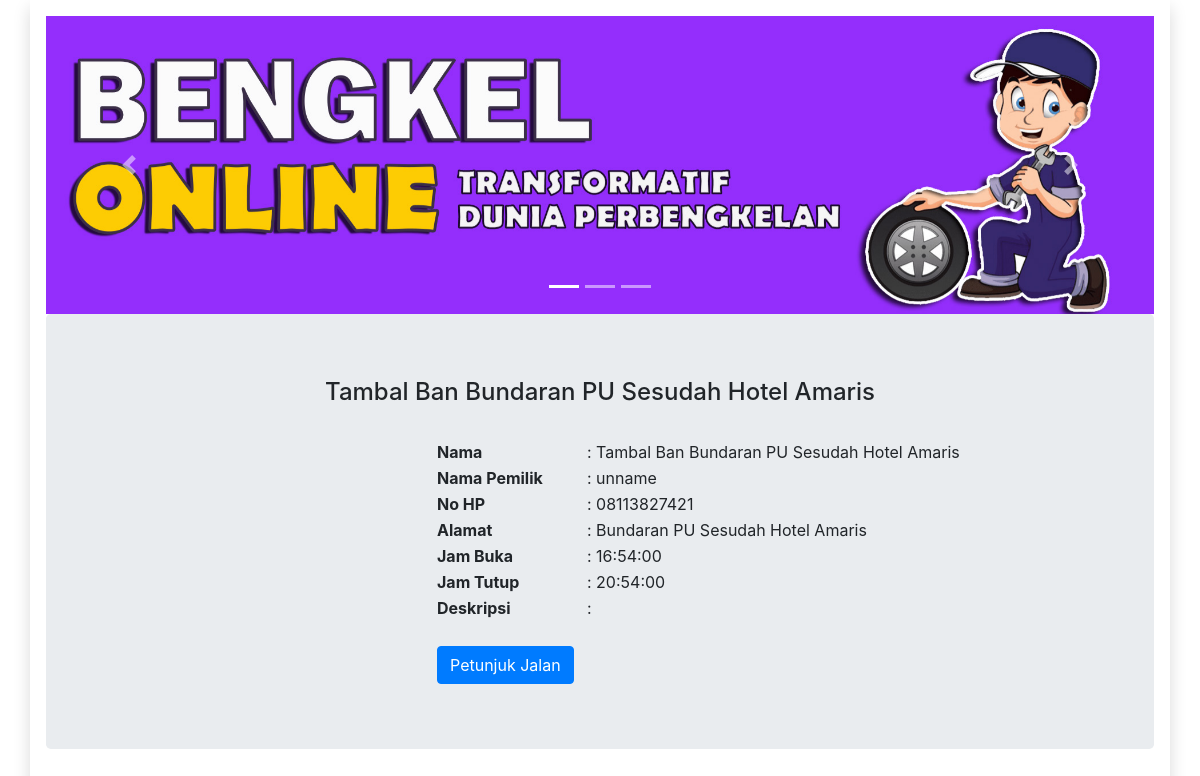
The page /detail_bengkel.php?id=5 on the database its author committed.
### tables this page shows
CREATE TABLE `bengkel` (
  `id_bengkel` int(6) NOT NULL,
  `image` varchar(100) NOT NULL,
  `nama_bengkel` text NOT NULL,
  `nama_pemilik` text NOT NULL,
  `no_hp` varchar(15) NOT NULL,
  `alamat` text NOT NULL,
  `jam_buka` time NOT NULL,
  `jam_tutup` time NOT NULL
);

### detail_bengkel.php (the view, shortened to what this page needs)
<!DOCTYPE html>
<html lang="en">
<head>
   <link rel="stylesheet" href="https://maxcdn.bootstrapcdn.com/bootstrap/4.5.2/css/bootstrap.min.css">
</head>
<body class="color-change-3x">
   <div class="container  shadow p-3 mb-3 bg-white">
      <div id="demo" class="carousel slide" data-ride="carousel">
         <ul class="carousel-indicators">
            <li data-target="#demo" data-slide-to="0" class="active"></li>
            <li data-target="#demo" data-slide-to="1"></li>
            <li data-target="#demo" data-slide-to="2"></li>
         </ul>
         <div class="carousel-inner">
            <div class="carousel-item active">
               <img src="image/01.jpg" width="100%" height="100%" alt="Bengkel">
            </div>
         </div>
         <a class="carousel-control-prev" href="#demo" data-slide="prev">
            <span class="carousel-control-prev-icon"></span>
         </a>
         <a class="carousel-control-next" href="#demo" data-slide="next">
            <span class="carousel-control-next-icon"></span>
         </a>
      </div>
      <?php
      include "superadmin/konektor.php";
      $id_bengkel = $_GET['id'];
      $bengkel = mysqli_fetch_assoc(mysqli_query($konektor, "SELECT * FROM bengkel WHERE id_bengkel = '$id_bengkel'"));
      ?>
      <div class="jumbotron text-center">
         <h4><?= $bengkel['nama_bengkel'] ?></h4>
         <br>
         <div class="row">
            <div class="col-sm-4">
            </div>
            <div class="col-sm-8">
               <table>
                  <tr>
                     <th width="150px" style="text-align: left">Nama</th>
                     <td style="text-align: left">: <?= $bengkel['nama_bengkel'] ?></td>
                  </tr>
                  <tr>
                     <th width="150px" style="text-align: left">Nama Pemilik</th>
                     <td style="text-align: left">: <?= $bengkel['nama_pemilik'] ?></td>
                  </tr>
                  <tr>
                     <th width="150px" style="text-align: left">No HP</th>
                     <td style="text-align: left">: <?= $bengkel['no_hp'] ?></td>
                  </tr>
                  <tr>
                     <th width="150px" style="text-align: left">Alamat</th>
                     <td style="text-align: left">: <?= $bengkel['alamat'] ?></td>
                  </tr>
                  <tr>
                     <th width="150px" style="text-align: left">Jam Buka</th>
                     <td style="text-align: left">: <?= $bengkel['jam_buka'] ?></td>
                  </tr>
                  <tr>
                     <th width="150px" style="text-align: left">Jam Tutup</th>
                     <td style="text-align: left">: <?= $bengkel['jam_tutup'] ?></td>
                  </tr>
                  <tr>
                     <th width="150px" style="text-align: left">Deskripsi</th>
                     <td style="text-align: left">:
                     </td>
                  </tr>
                  <tr>
                     <?php
                     $lok = mysqli_fetch_assoc(mysqli_query($konektor, "SELECT * FROM lokasi_bengkel, bengkel WHERE bengkel.id_bengkel = lokasi_bengkel.id_bengkel AND lokasi_bengkel.id_bengkel = '" . $bengkel['id_bengkel'] . "'"))
                     ?>
                     <th colspan="2" width="150px" style="text-align: left"> <br> <a href="https://www.google.com/maps/place/<?= $lok['latitude'] ?>,<?= $lok['longitude'] ?>" class="btn btn-primary" style="float: left"> Petunjuk Jalan</a></th>
                  </tr>
               </table>
            </div>
         </div>
      </div>
</body>
</html>

### detail_bengkel.php (style rules this page uses)
.color-change-3x { -webkit-animation: color-change-3x 4s linear infinite alternate both; animation: color-change-3x 4s linear infinite alternate both; }

### rows shown on the page
bengkel: nama_bengkel "Tambal Ban Bundaran PU Sesudah Hotel Amaris", nama_pemilik "unname", no_hp "08113827421", alamat "Bundaran PU Sesudah Hotel Amaris", jam_buka "16:54:00", jam_tutup "20:54:00"
